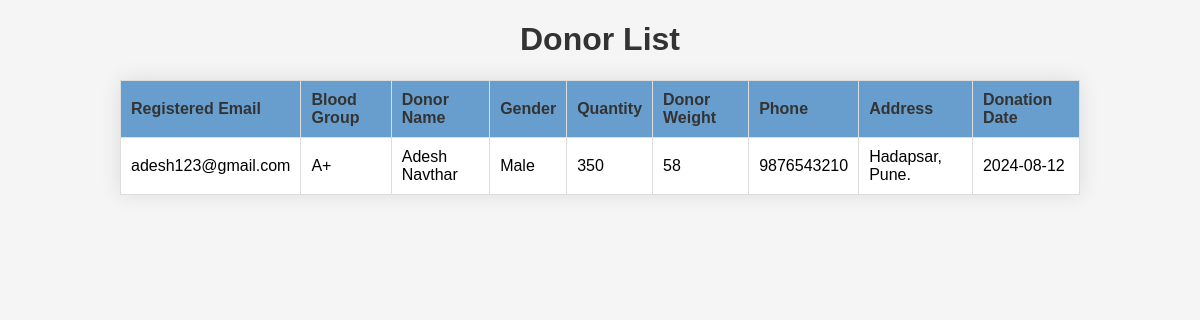
The page /donor_list on the database as committed earlier.
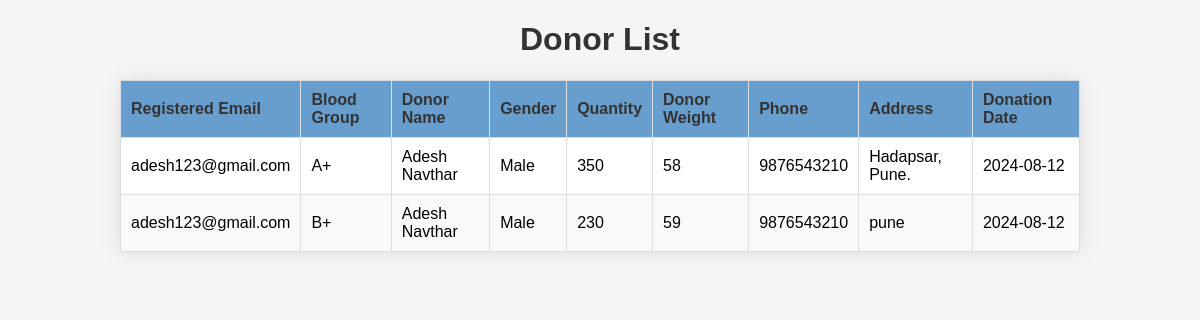
The same page on the database as committed later.
### tables this page shows
CREATE TABLE donor_details                         (email EMAIL, blood_group TEXT, donorname TEXT,gender TEXT, qty NUMERIC, dweight NUMERIC,donor_email EMAIL, phone NUMERIC, address TEXT, donation_date DATE);

### server.py (the view)
@app.route('/donor_list')
def donor_list():
    con = sqlite3.connect('database.db')
    cur = con.cursor()
    cur.execute('CREATE TABLE IF NOT EXISTS donor_details \
                        (email EMAIL, blood_group TEXT, donorname TEXT,gender TEXT, qty NUMERIC, dweight NUMERIC,donor_email EMAIL, phone NUMERIC, address TEXT, donation_date DATE)')
    con.commit()
    cur.execute("select * from donor_details")
    donors = cur.fetchall()
    return render_template("donor_list.html",donors = donors)

### templates/donor_list.html (shortened to what this page needs)
<!DOCTYPE html>
<html lang="en">
<head>
</head>
<body>
    <h1>Donor List</h1>
    <table>
        <thead>
            <tr>
                <th>Registered Email</th>
                <th>Blood Group</th>
                <th>Donor Name</th>
                <th>Gender</th>
                <th>Quantity</th>
                <th>Donor Weight</th>
                <th>Phone</th>
                <th>Address</th>
                <th>Donation Date</th>
            </tr>
        </thead>
        <tbody>
            {% for donor in donors %}
            <tr>
                <td>{{ donor[0] }}</td>
                <td>{{ donor[1] }}</td>
                <td>{{ donor[2] }}</td>
                <td>{{ donor[3] }}</td>
                <td>{{ donor[4] }}</td>
                <td>{{ donor[5] }}</td>
                <td>{{ donor[7] }}</td>
                <td>{{ donor[8] }}</td>
                <td>{{ donor[9] }}</td>
            </tr>
            {% endfor %}
        </tbody>
    </table>
</body>
</html>

### templates/donor_list.html (style rules this page uses)
body { font-family: Arial, sans-serif; margin: 0; padding: 0; background-color: #f5f5f5; }
h1 { text-align: center; color: #333; }
table { border-collapse: collapse; width: 80%; margin: 20px auto; background-color: #fff; box-shadow: 0 0 20px rgba(0, 0, 0, 0.1); }
th, td { border: 1px solid #dddddd; text-align: left; padding: 10px; }
th { background-color: #689ecd; color: #333; }
tr:nth-child(even) { background-color: #f9f9f9; }

Rows that differ between the two databases and show on the page:
added donor_details: email "adesh123@gmail.com", blood_group "B+", donorname "Adesh Navthar", gender "Male", qty "230", dweight "59", phone "9876543210", address "pune", donation_date "2024-08-12"
